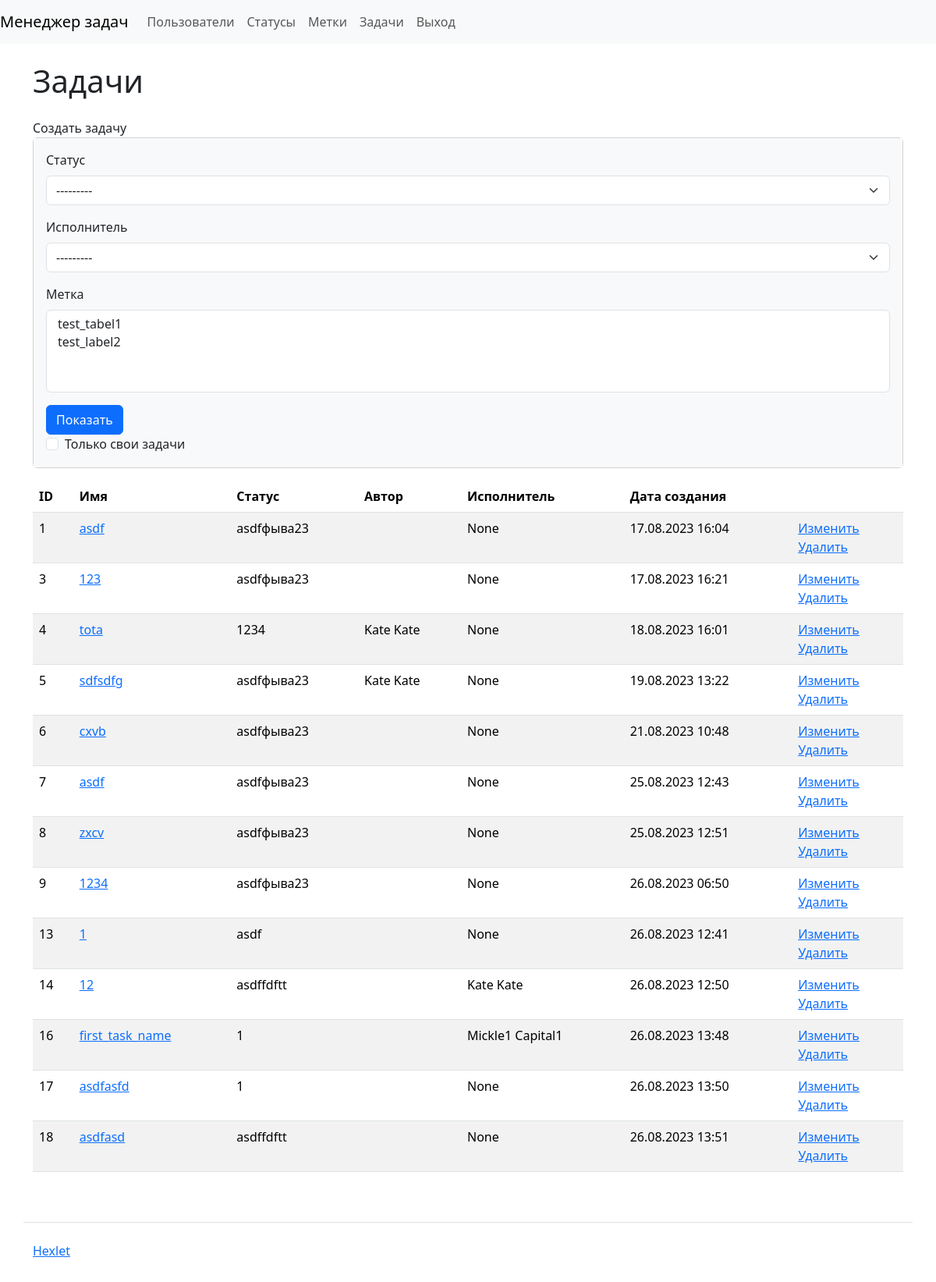
Before: /tasks/ (signed in) with the older database file.
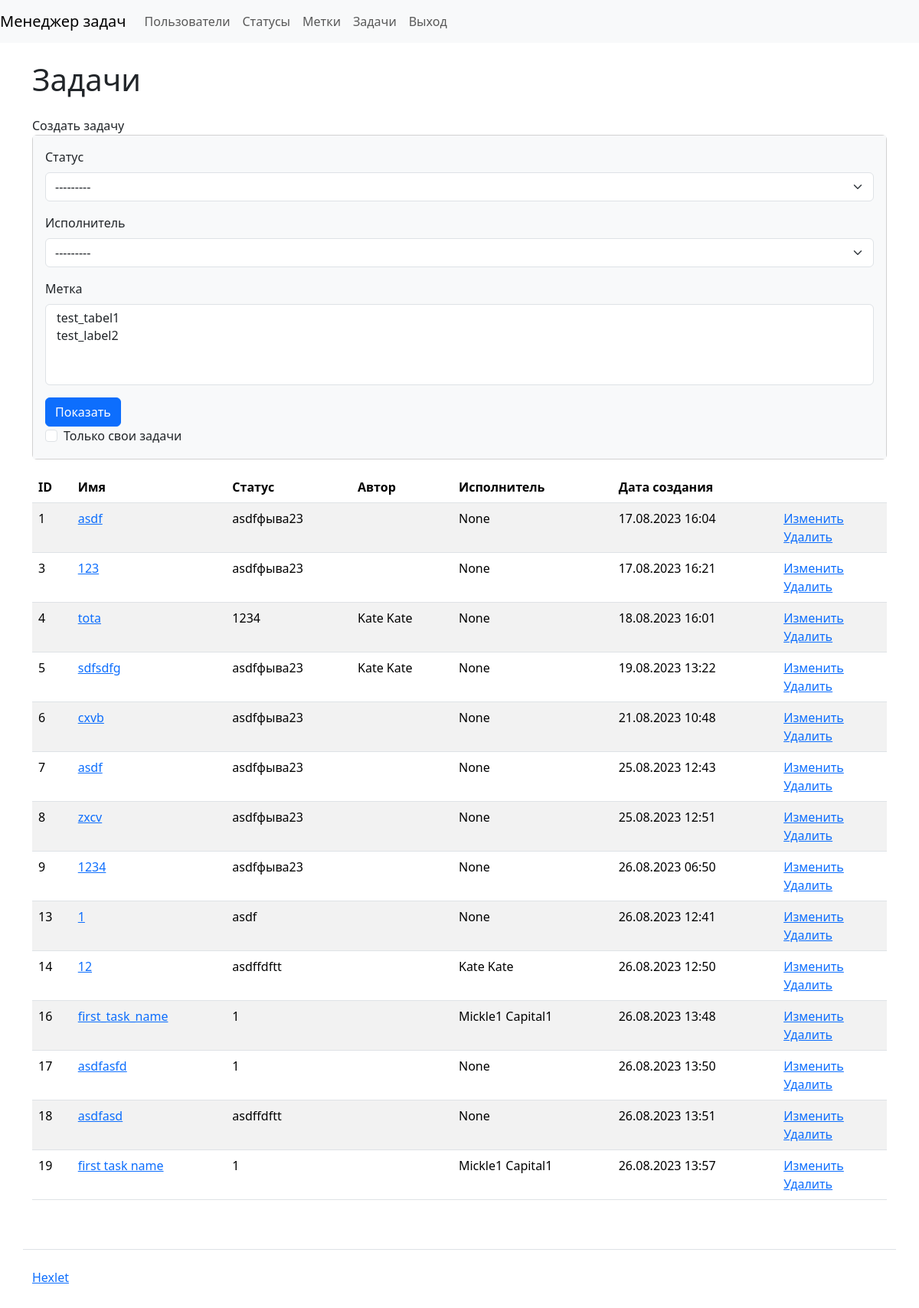
After: the same page with the newer database file.
### task_manager/tasks/models.py (models this page shows, shortened)
class Task(models.Model):
    name = models.CharField(max_length=255)
    description = models.CharField(max_length=255)
    status = models.ForeignKey(
        Status, on_delete=models.RESTRICT, related_name='tasks'
    )
    author = models.ForeignKey(
        User, on_delete=models.RESTRICT, related_name='tasks_authored'
    )
    executor = models.ForeignKey(
        User, on_delete=models.RESTRICT, related_name='tasks_assigned',
        null=True
    )
    labels = models.ManyToManyField(Label)
    date_joined = DateTimeField(auto_now_add=True)

### task_manager/statuses/models.py (models this page shows)
class Status(models.Model):
    name = models.CharField(max_length=255)
    date_joined = DateTimeField(auto_now_add=True)
    def __str__(self):
        return self.name

### task_manager/tasks/views.py (the view)
# urls.py: path('', views.TaskShow.as_view(), name='tasks'),
class TaskShow(CustomLoginRequiredMixin, View):
    def get(self, request, *args, **kwargs):
        task_filter = TaskFilter(request.GET, queryset=Task.objects.all())
        tasks = task_filter.qs
        if request.GET.get('self_tasks'):
            tasks = task_filter.qs.filter(author=request.user)
        return render(request, 'tasks/tasks.html', {
            'form': task_filter.form,
            'tasks': tasks,
        })

### task_manager/labels/models.py (called while the page is built)
    def __str__(self):
        return self.name

### task_manager/mixins.py (called while the page is built)
    def dispatch(self, request, *args, **kwargs):
        if not request.user.is_authenticated:
            messages.error(request, self.permission_denied_message)
        return super().dispatch(request, *args, **kwargs)

### task_manager/templates/tasks/tasks.html (shortened to what this page needs)
{% extends "index.html" %}
{% load django_bootstrap5 %}
{% block content %}
<h1 class="my-4">Задачи</h1>
<a class="nav-link" href="{% url 'create_task' %}">Создать задачу</a>
<div class="card mb-3">
  <div class="card-body bg-light">
    <form class="form-inline center" method="get" action="{% url 'tasks' %}">
      {% bootstrap_form form %}
      {% bootstrap_button button_type="submit" content="Показать" %}
      <div class="form-check">
        <input type="checkbox" name="self_tasks" class="form-check-input" id="id_self_tasks">
        <label class="form-check-label" for="id_self_tasks">Только свои задачи</label>
      </div>
    </form>
  </div>
</div>
<table class="table table-striped">
  <thead>
    <tr>
      <th>ID</th>
      <th>Имя</th>
      <th>Статус</th>
      <th>Автор</th>
      <th>Исполнитель</th>
      <th>Дата создания</th>
      <th></th>
    </tr>
  </thead>
  <tbody>
    {% for task in tasks %}
    <tr>
      <td>{{ task.pk }}</td>
      <td>
        <a href="{% url 'get_task' task.pk %}">{{ task.name }}</a>
      </td>
      <td>{{ task.status }}</td>
      <td>{{ task.author }}</td>
      <td>{{ task.executor }}</td>
      <td>{{ task.date_joined|date:'d.m.Y H:i' }}</td>
      <td>
        <a href="{% url 'edit_task' task.pk %}">Изменить</a>
        <br>
        <a href="{% url 'delete_task' task.pk %}">Удалить</a>
      </td>
    </tr>
    {% endfor %}
  </tbody>
</table>
{% endblock %}

Changed rows visible on the page:
added Task: pk "19", name "first task name", status "1", executor "Mickle1 Capital1", date_joined "26.08.2023 13:57"
